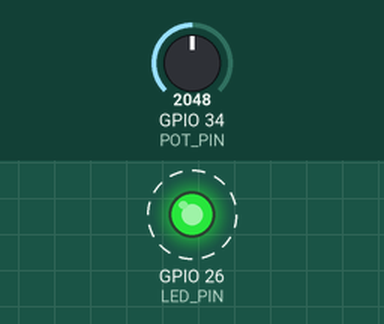
Simulated run of this sketch. Board: ESP32. Parts: output pins drawn as LEDs (lit = HIGH). Dashed ring = blinking. The test bench sets the inputs (shaded band); at power-on: GPIO 34 (POT_PIN) = 2048. What the sketch prints to the serial monitor is not drawn.

Above: at 0.12 s.
Timing chart, 0 to 3.0 s (numbered marks = the images above):
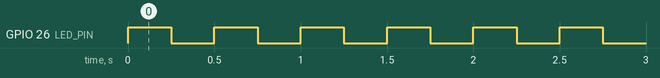

The sketch:

sketch.ino
```cpp
// Lab 6 (Deep dive) - Real-time multitasking with FreeRTOS
// Three independent tasks share one CPU, like tasks in a real-time OS:
//   blinkTask  - toggles the LED on GPIO 26 every 250 ms
//   sensorTask - reads the potentiometer (GPIO 34) and sends values to a QUEUE
//   printTask  - waits on the queue and prints whatever arrives
// Potentiometer wiper -> GPIO 34, LED -> GPIO 26 (same wiring as Lab 3).

const int LED_PIN = 26;
const int POT_PIN = 34;

QueueHandle_t potQueue;               // FIFO between sensorTask and printTask

void blinkTask(void* param) {
  pinMode(LED_PIN, OUTPUT);
  while (true) {
    digitalWrite(LED_PIN, !digitalRead(LED_PIN));
    vTaskDelay(pdMS_TO_TICKS(250));   // sleep this task; others keep running
  }
}

void sensorTask(void* param) {
  while (true) {
    int value = analogRead(POT_PIN);
    xQueueSend(potQueue, &value, 0);  // drop the sample if the queue is full
    vTaskDelay(pdMS_TO_TICKS(500));
  }
}

void printTask(void* param) {
  int value;
  while (true) {
    if (xQueueReceive(potQueue, &value, portMAX_DELAY)) {  // block until data
      Serial.printf("[core %d] pot = %d\n", xPortGetCoreID(), value);
    }
  }
}

void setup() {
  Serial.begin(115200);
  potQueue = xQueueCreate(10, sizeof(int));   // holds up to 10 ints

  //                       function    name      stack  param prio handle
  xTaskCreate(blinkTask,  "blink",   2048,  NULL, 1,   NULL);
  xTaskCreate(sensorTask, "sensor",  2048,  NULL, 2,   NULL);
  xTaskCreate(printTask,  "print",   4096,  NULL, 1,   NULL);
}

void loop() {
  vTaskDelay(pdMS_TO_TICKS(1000));    // loop() is itself just another task
}
```

Measured:
- by itself, GPIO 26 (LED_PIN): alternates HIGH for 0.25 s and LOW for 0.25 s
